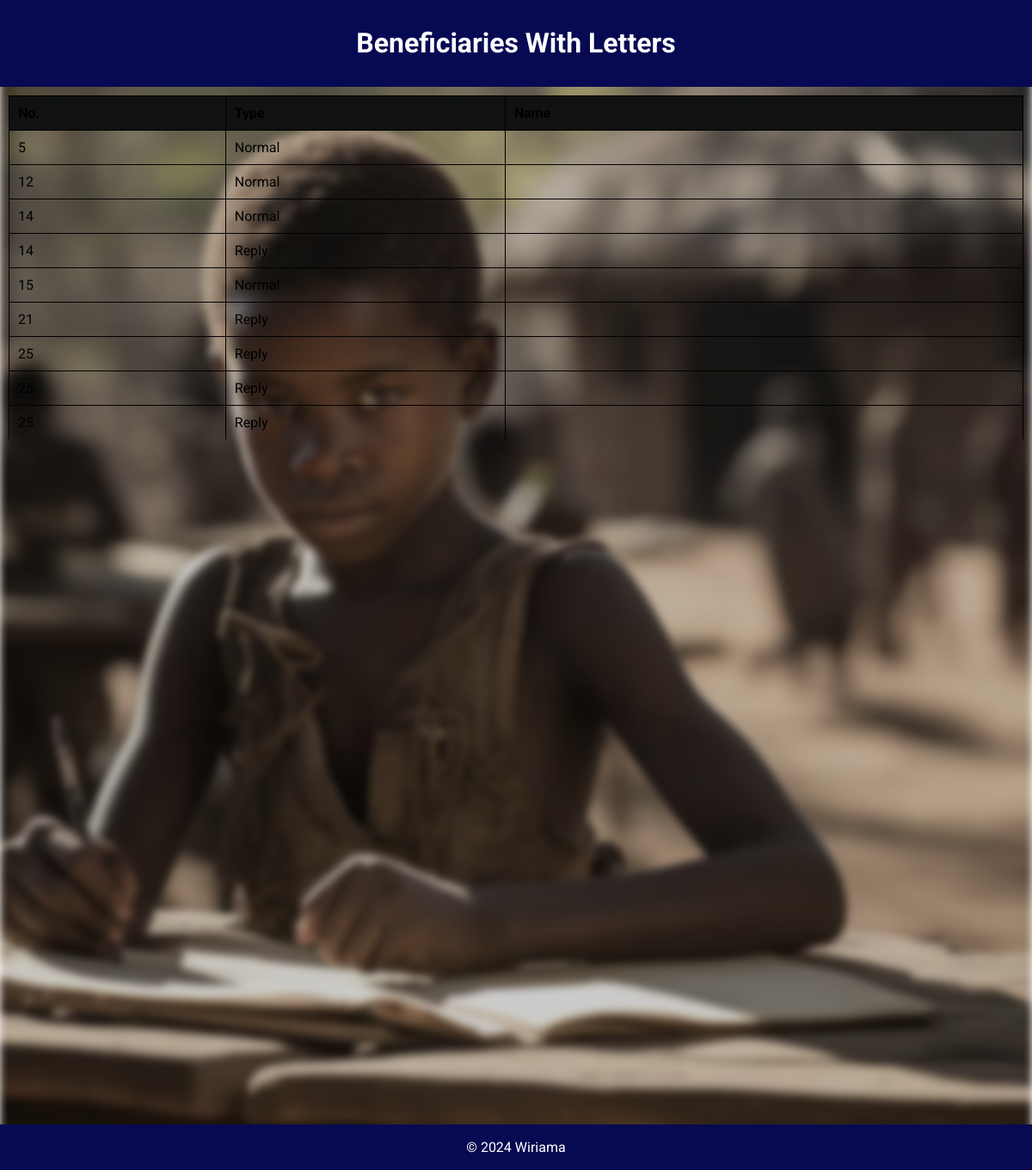
The app's page /letter (signed in) with its own data.
### app.py (models this page shows)
class Letters(db.Model):
    __tablename__ = 'letters'
    id = db.Column(db.Integer, primary_key=True)
    type = db.Column(db.String, nullable=False)
    ben_number = db.Column(db.Integer, nullable=False)

### app.py (the view)
@app.route('/letter')
@require_login
def letter():
    letters = Letters.query.all()
    letters = sorted(letters, key=lambda letter: letter.ben_number)
    full_name = {}
    for letter in letters:
        user = User.query.filter_by(ben_number=letter.ben_number).first()
        if user:
            full_name[letter.ben_number] = f"{user.f_name} {user.s_name}"
        else:
            full_name[letter.ben_number] = ""
    return render_template('letters.html', letters=letters, full_name=full_name)

### app.py (called while the page is built)
def require_login(f):
    @wraps(f)
    def decorated_function(*args, **kwargs):
        if 'ben_number' not in session and request.endpoint != 'login' and request.endpoint != 'register':
            return redirect(url_for('login'))
        return f(*args, **kwargs)
    return decorated_function

### templates/letters.html (shortened to what this page needs)
<!DOCTYPE html>
<html lang="en">
<head>
	<link href="static/css/letters.css" rel="stylesheet">
</head>
<body>
    <header>
        <h1>Beneficiaries With Letters</h1>
    </header>
    <main style="font-style: sevvilla">
        {% if letters %}
			<div class="table-container">
				<table>
					<thead>
						<tr>
							<th>No.</th>
							<th>Type</th>
							<th>Name</th>
						</tr>
					</thead>
					<tbody>
						{% for letter in letters %}
						<tr>
							<td>{{ letter.ben_number }}</td>
							<td>{{ letter.type }}</td>
							<td>{{ full_name[letter.ben_number] }}</td>
						</tr>
						{% endfor %}
					</tbody>
				</table>
			</div>
			{% else %}
			<p>
				No letters Available<br>
				Enjoy the silence
			</p>
			{% endif %}
    </main>
    <footer>
        <p>&copy; 2024 Wiriama</p>
    </footer>
</body>
</html>

### static/css/letters.css (style rules this page uses)
body { font-family: Roboto, sans-serif; margin: 0; padding: 0; display: flex; flex-direction: column; align-items: left; justify-content: flex-start; height: 100vh; overflow: hidden; }
body::before { content: ""; position: absolute; top: 0; left: 0; width: 100%; height: 100%; background-image: url('write.png'); background-size: cover; background-position: center; background-repeat: no-repeat; filter: blur(5px) grayscale(50%) brightness(80%); z-index: -1; }
header { background-color: #070a52; color: #fff; padding: 10px 0; width: 100%; text-align: center; }
main { padding: 10px; text-align: left; }
footer { margin-top: auto; background-color: #070a52; color: white; padding: 1px 0; width: 100%; text-align: center; }
table { border-collapse: collapse; width: 100%; }

### records on screen
Letters: ben_number "5", type "Normal"
Letters: ben_number "12", type "Normal"
Letters: ben_number "14", type "Normal"
Letters: ben_number "14", type "Reply"
Letters: ben_number "15", type "Normal"
Letters: ben_number "21", type "Reply"
Letters: ben_number "25", type "Reply"
Letters: type "Reply"
Letters: ben_number "25", type "Reply"
